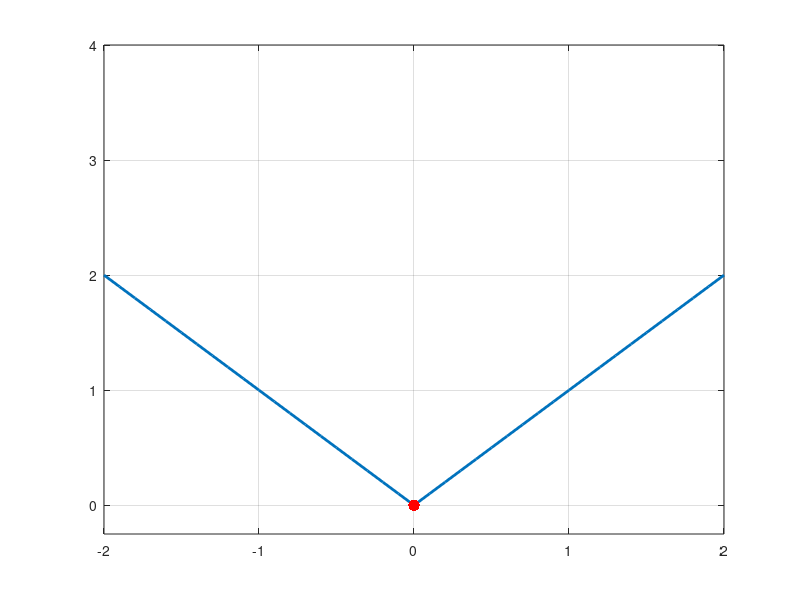
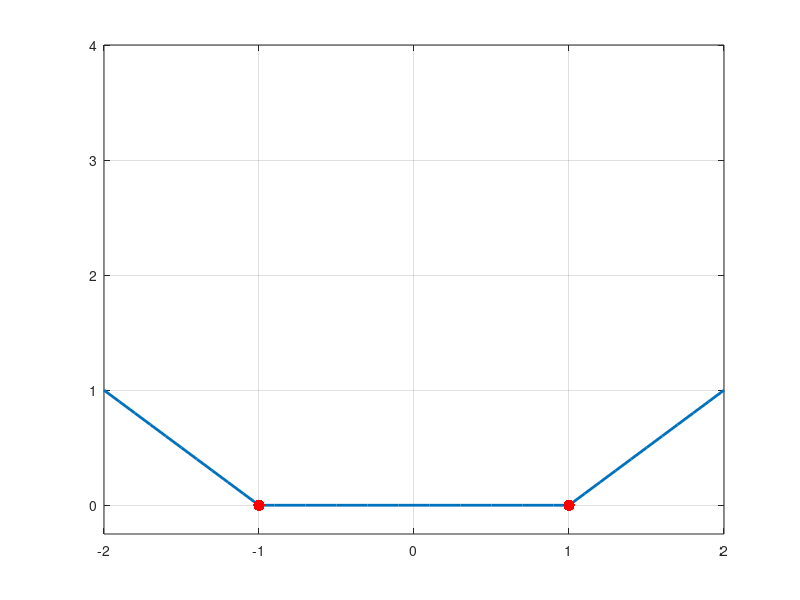
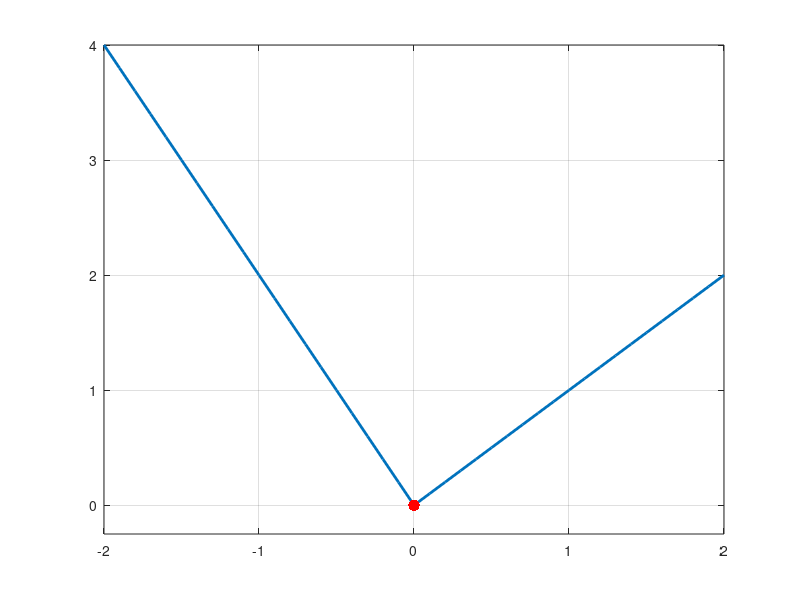
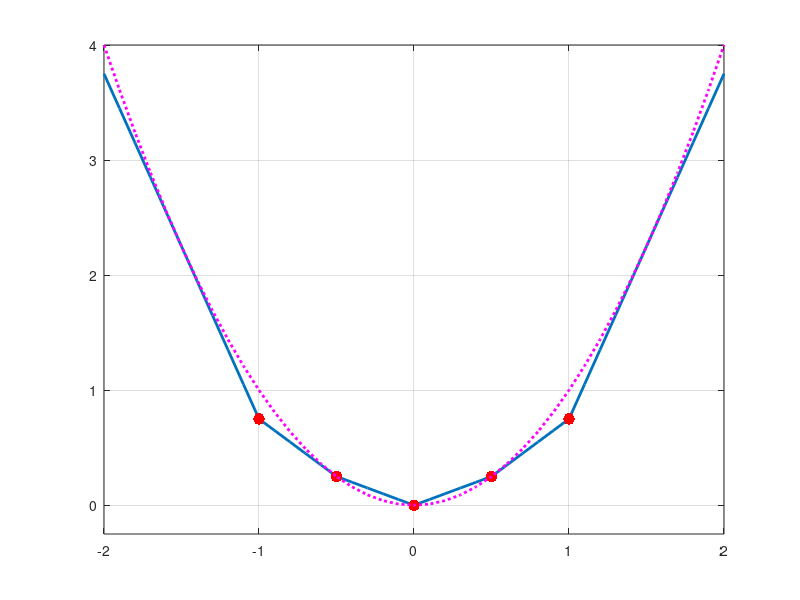

Write the MATLAB code that produced these figures, in order.
% Plot Example Penalty Function

x = -2:0.1:2;

% L1
yL1 = abs(x);

figure
plot(x,yL1,'LineWidth',2)
hold on
plot([0],[0],'r.','MarkerSize',25)
ylim([-0.25 4])
grid on

% DZ
yDZ = zeros(size(x));
yDZ(abs(x)>1) = abs(x(abs(x)>1))-1;

figure
plot(x,yDZ,'LineWidth',2)
hold on
plot([-1,1],[0,0],'r.','MarkerSize',25)
ylim([-0.25 4])
grid on

% Asymm
yAsym = zeros(size(x));
yAsym(x<0) = abs(x(x<0)*2);
yAsym(x>=0) = abs(x(x>=0));

figure
plot(x,yAsym,'LineWidth',2)
hold on
plot([0],[0],'r.','MarkerSize',25)
ylim([-0.25 4])
grid on

% Quad:-3-seg
y3seg = zeros(size(x));
y3seg(abs(x) < 0.5) = abs(x(abs(x)<0.5))*0.5;
y3seg(((abs(x) >= 0.5) & (abs(x) < 1))) = abs(x((abs(x) >= 0.5) & (abs(x) < 1)))-0.25;
y3seg(abs(x) >= 1) = abs(x(abs(x) >= 1))*3 - 2.25;

figure
plot(x,y3seg,'LineWidth',2)
hold on
plot([0,-0.5,0.5,1,-1],[0,0.25,0.25,0.75,0.75],'r.','MarkerSize',25)
plot(x,x.^2,'m:','LineWidth',2)
ylim([-0.25 4])
grid on

% Linf
yinf = max(x)*ones(size(x));
figure
plot(x,yinf,'LineWidth',2)
hold on
plot([-2,2],[2,2],'r.','MarkerSize',25)
ylim([-0.25 4])
grid on